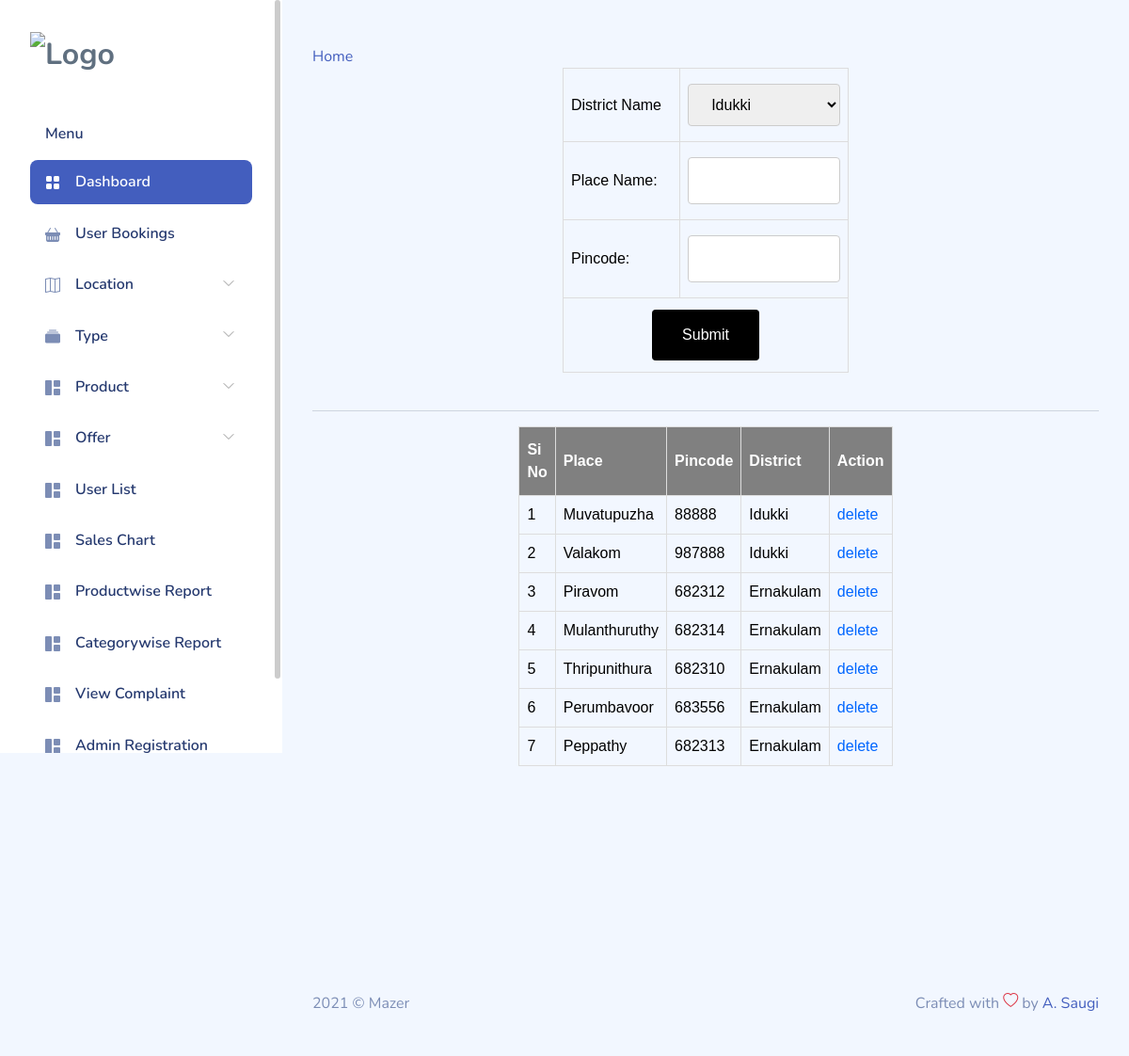
Page /PROJECT/Admin/Place.php on the committed database.
### tables this page shows
CREATE TABLE `tbl_place` (
  `place_id` int(11) NOT NULL,
  `place_name` varchar(100) NOT NULL,
  `place_pincode` int(6) NOT NULL,
  `district_id` int(11) NOT NULL
);

CREATE TABLE `tbl_district` (
  `district_id` int(11) NOT NULL,
  `district_name` varchar(100) NOT NULL
);

### PROJECT/Admin/Place.php (the view, shortened to what this page needs)
<?php
include("../Assets/Connection/Connection.php");
include("Head.php");
 ?>
<!DOCTYPE html PUBLIC "-//W3C//DTD XHTML 1.0 Transitional//EN" "http://www.w3.org/TR/xhtml1/DTD/xhtml1-transitional.dtd">
<html xmlns="http://www.w3.org/1999/xhtml">
<head>
</head>
<body>
<a href="HomePage.php">Home</a>
<div id="tab" align="center">
<form id="form1" name="form1" method="post" action="">
 <table width="304" border="1">
    <tr>
      <td>District Name</td>
      <td>
      <select name="ddlDistrict" id="ddlDistrict">
       <?php
   					$selQry="select * from tbl_district";
   					$row=$conn->query($selQry);
   					 while($data=$row->fetch_assoc())
   						{
		?>
        <option value="<?php echo $data["district_id"];?>"><?php echo $data["district_name"];?></option>
      <?php
						}
						?>
      </select>
      </td>
    </tr>
    <tr>
      <td width="118">Place Name:</td>
      <td width="170"><input type="text" name="txt_place" id="txt_place"></td>
    </tr>
    <tr>
      <td>Pincode:</td>
      <td><input type="text" name="txt_pin" id="txt_pin"></td>
    </tr>
    <tr>
      <td colspan="2"><center><input type="submit" name="btn_submit" id="btn_submit" value="Submit"></center></td>
    </tr>
  </table>
  <br />
  <hr />
  <table width="279" border="1">
    <tr>
      <th width="70" scope="col">Si No</th>
      <th width="98" scope="col">Place</th>
      <th width="98" scope="col">Pincode</th>
      <th width="98" scope="col">District</th>
      <th width="89" scope="col">Action</th>
    </tr>
   <?php
   $selQry="select * from tbl_place p inner join tbl_district d on p.district_id=d.district_id";
   $row=$conn->query($selQry);
   $i=0;
   while($data=$row->fetch_assoc())
   {
	   $i++;
	   ?>
    <tr>
      <td><?php echo $i ?></td>
      <td><?php echo $data["place_name"];?></td>
       <td><?php echo $data["place_pincode"];?></td>
        <td><?php echo $data["district_name"];?></td>
      <td><a href="Place.php?delID=<?php echo $data["place_id"];?>">delete</a></td>
    </tr>
    <?php
   }
   ?>
  </table>
  <br />
</form>
  </div>
</body>
<?php
include("Foot.php");
?>
</html>

### PROJECT/Admin/Head.php (shortened to what this page needs)
<!DOCTYPE html>
<html lang="en">
<head>
    <link rel="stylesheet" href="../Assets/Template/Admin/assets/css/bootstrap.css">
    <link rel="stylesheet" href="../Assets/Template/Admin/assets/vendors/iconly/bold.css">
    <link rel="stylesheet" href="../Assets/Template/Admin/assets/vendors/perfect-scrollbar/perfect-scrollbar.css">
    <link rel="stylesheet" href="../Assets/Template/Admin/assets/vendors/bootstrap-icons/bootstrap-icons.css">
    <link rel="stylesheet" href="../Assets/Template/Admin/assets/css/app.css">
    <link rel="stylesheet" href="../Assets/Template/Admin/form.css">
</head>
<body>
    <div id="app">
        <div id="sidebar" class="active">
            <div class="sidebar-wrapper active">
                <div class="sidebar-header">
                    <div class="d-flex justify-content-between">
                        <div class="logo">
                        <img src="../Assets/Template/Admin/assets/images/logo/logo.jpg" style="height: 147px;width:200px;" alt="Logo" srcset="">
                        </div>
                    </div>
                </div>
                <div class="sidebar-menu">
                    <ul class="menu">
                        <li class="sidebar-title">Menu</li>
                        <li class="sidebar-item active ">
                            <a href="HomePage.php" class='sidebar-link'>
                                <i class="bi bi-grid-fill"></i>
                                <span>Dashboard</span>
                            </a>
                        </li>
                        <li class="sidebar-item  ">
                            <a href="UserBooking.php" class='sidebar-link'>
                                <i class="bi bi-basket-fill"></i>
                                <span>User Bookings</span>
                            </a>
                        </li>
                        <li class="sidebar-item  has-sub">
                            <a href="#" class='sidebar-link'>
                                <i class="bi bi-map"></i>
                                <span>Location</span>
                            </a>
                        </li>
                        <li class="sidebar-item  has-sub">
                            <a href="#" class='sidebar-link'>
                                <i class="bi bi-collection-fill"></i>
                                <span>Type</span>
                            </a>
                        </li>
                        <li class="sidebar-item  has-sub">
                            <a href="#" class='sidebar-link'>
                                <i class="bi bi-grid-1x2-fill"></i>
                                <span>Product</span>
                            </a>
                        </li>
                        <li class="sidebar-item  has-sub">
                            <a href="#" class='sidebar-link'>
                                <i class="bi bi-grid-1x2-fill"></i>
                                <span>Offer</span>
                            </a>
                        </li>
                        <li class="sidebar-item  ">
                            <a href="User_List.php" class='sidebar-link'>
                                <i class="bi bi-grid-1x2-fill"></i>
                                <span>User List</span>
                            </a>
                        </li>
                        <li class="sidebar-item  ">
                            <a href="Pie.php" class='sidebar-link'>
                                <i class="bi bi-grid-1x2-fill"></i>
                                <span>Sales Chart</span>
                            </a>
                        <li class="sidebar-item  ">
                            <a href="Report.php" class='sidebar-link'>
                                <i class="bi bi-grid-1x2-fill"></i>
                                <span>Productwise Report</span>
                            </a>
                            <li class="sidebar-item  ">
                            <a href="Report 1.php" class='sidebar-link'>
                                <i class="bi bi-grid-1x2-fill"></i>
                                <span>Categorywise Report</span>
                            </a>
                        <li class="sidebar-item  ">
                            <a href="ViewUserComplaints.php" class='sidebar-link'>
                                <i class="bi bi-grid-1x2-fill"></i>
                                <span>View Complaint</span>
                            </a>
                        </li>
                        <li class="sidebar-item  ">
                            <a href="AdminRegistration.php" class='sidebar-link'>
                                <i class="bi bi-grid-1x2-fill"></i>
                                <span>Admin Registration</span>
                            </a>
                        </li>
                    </ul>
                </div>
            </div>
        </div>
        <div id="main">

### PROJECT/Admin/Foot.php (shortened to what this page needs)
<br><br><br><br><br><br><br><br><br>
<footer>
                <div class="footer clearfix mb-0 text-muted">
                    <div class="float-start">
                        <p>2021 &copy; Mazer</p>
                    </div>
                    <div class="float-end">
                        <p>Crafted with <span class="text-danger"><i class="bi bi-heart"></i></span> by <a
                                href="http://ahmadsaugi.com">A. Saugi</a></p>
                    </div>
                </div>
            </footer>
        </div>
    </div>
</body>
</html>

### PROJECT/Assets/Template/Admin/assets/css/app.css (style rules this page uses)
#sidebar.active .sidebar-wrapper { left:0 }
.sidebar-wrapper { width:300px;height:100vh;position:fixed;top:0;z-index:10;overflow-y:auto;background-color:#fff;bottom:0;transition:left .5s ease-out }
.sidebar-wrapper .sidebar-header { padding:2rem 2rem 1rem;font-size:2rem;font-weight:700 }
.sidebar-wrapper .sidebar-header img { height:1.2rem }
.sidebar-wrapper .menu { margin-top:2rem;padding:0 2rem;font-weight:600 }
.sidebar-wrapper .menu .sidebar-title { padding:0 1rem;margin:1.5rem 0 1rem;font-size:1rem;list-style:none;font-weight:600;color:#25396f }
.sidebar-wrapper .menu .sidebar-link { display:block;padding:.7rem 1rem;font-size:1rem;display:flex;align-items:center;border-radius:.5rem;transition:all .5s;text-decoration:none;color:#25396f }
.sidebar-wrapper .menu .sidebar-link i,.sidebar-wrapper .menu .sidebar-link svg { color:#7c8db5 }
.sidebar-wrapper .menu .sidebar-link span { margin-left:1rem }
.sidebar-wrapper .menu .sidebar-item { list-style:none;margin-top:.5rem;position:relative }
.sidebar-wrapper .menu .sidebar-item.has-sub .sidebar-link:after { position:absolute;color:#ccc;right:15px;top:12px;display:block }
.sidebar-wrapper .menu .sidebar-item.active .sidebar-link { background-color:#435ebe }
.sidebar-wrapper .menu .sidebar-item.active .sidebar-link span { color:#fff }
.sidebar-wrapper .menu .sidebar-item.active .sidebar-link i,.sidebar-wrapper .menu .sidebar-item.active .sidebar-link svg { fill:#fff;color:#fff }
.bi { width:1rem;height:1rem }
#main { margin-left:300px;padding:2rem }
a { text-decoration:none }

### PROJECT/Assets/Template/Admin/form.css (style rules this page uses)
#tab { font-family: "Trebuchet MS", Arial, Helvetica, sans-serif; border-collapse: collapse; width: 100%; }
#tab td, #tab th { border: 1px solid #ddd; padding: 8px; color: black; }
#tab a { color:#06F; }
#tab th { padding-top: 12px; padding-bottom: 12px; text-align: left; background-color: gray; color: white; }
input[type=text],[type=password],[type=email],[type=date], select { width: 100%; padding: 12px 20px; margin: 8px 0; display: inline-block; border: 1px solid #ccc; border-radius: 4px; box-sizing: border-box; }
input[type=submit] { width: 40%; background-color: black; color: white; padding: 15px; margin: 4px 0; border: none; border-radius: 4px; cursor: pointer; }

### rows in the picture
tbl_place: place_name "Muvatupuzha", place_pincode "88888", district.district_name "Idukki"
tbl_place: place_name "Valakom", place_pincode "987888", district.district_name "Idukki"
tbl_place: place_name "Piravom", place_pincode "682312", district.district_name "Ernakulam"
tbl_place: place_name "Mulanthuruthy", place_pincode "682314", district.district_name "Ernakulam"
tbl_place: place_name "Thripunithura", place_pincode "682310", district.district_name "Ernakulam"
tbl_place: place_name "Perumbavoor", place_pincode "683556", district.district_name "Ernakulam"
tbl_place: place_name "Peppathy", place_pincode "682313", district.district_name "Ernakulam"

### other values in the picture
form field ddlDistrict "Idukki"
